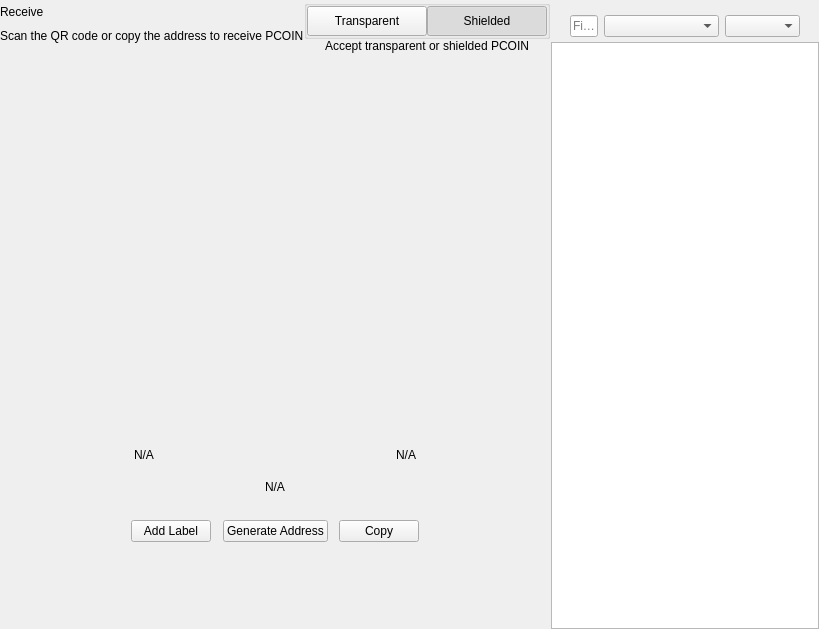
<?xml version="1.0" encoding="UTF-8"?>
<ui version="4.0">
 <class>ReceiveWidget</class>
 <widget class="QWidget" name="ReceiveWidget">
  <property name="geometry">
   <rect>
    <x>0</x>
    <y>0</y>
    <width>819</width>
    <height>629</height>
   </rect>
  </property>
  <property name="minimumSize">
   <size>
    <width>0</width>
    <height>0</height>
   </size>
  </property>
  <property name="windowTitle">
   <string notr="true">N/A</string>
  </property>
  <layout class="QHBoxLayout" name="horizontalLayout_2" stretch="2,1">
   <property name="spacing">
    <number>0</number>
   </property>
   <property name="leftMargin">
    <number>0</number>
   </property>
   <property name="topMargin">
    <number>0</number>
   </property>
   <property name="rightMargin">
    <number>0</number>
   </property>
   <property name="bottomMargin">
    <number>0</number>
   </property>
   <item>
    <widget class="QWidget" name="left" native="true">
     <layout class="QVBoxLayout" name="verticalLayout_3">
      <property name="leftMargin">
       <number>0</number>
      </property>
      <property name="topMargin">
       <number>0</number>
      </property>
      <property name="rightMargin">
       <number>0</number>
      </property>
      <property name="bottomMargin">
       <number>0</number>
      </property>
      <item>
       <layout class="QVBoxLayout" name="verticalLayout_2">
        <property name="spacing">
         <number>0</number>
        </property>
        <property name="leftMargin">
         <number>0</number>
        </property>
        <item>
         <layout class="QHBoxLayout" name="horizontalLayout_3">
          <property name="spacing">
           <number>0</number>
          </property>
          <item>
           <layout class="QVBoxLayout" name="verticalLayout_4">
            <property name="spacing">
             <number>5</number>
            </property>
            <item>
             <widget class="QLabel" name="labelTitle">
              <property name="text">
               <string>Receive</string>
              </property>
             </widget>
            </item>
            <item alignment="Qt::AlignTop">
             <widget class="QLabel" name="labelSubtitle1">
              <property name="text">
               <string>Scan the QR code or copy the address to receive PCOIN</string>
              </property>
             </widget>
            </item>
           </layout>
          </item>
          <item>
           <spacer name="horizontalSpacer">
            <property name="orientation">
             <enum>Qt::Horizontal</enum>
            </property>
            <property name="sizeHint" stdset="0">
             <size>
              <width>40</width>
              <height>20</height>
             </size>
            </property>
           </spacer>
          </item>
          <item>
           <widget class="QWidget" name="containerViewPrivacyChecks" native="true">
            <layout class="QVBoxLayout" name="containerPrivacyChecks">
             <property name="spacing">
              <number>0</number>
             </property>
             <property name="leftMargin">
              <number>0</number>
             </property>
             <property name="topMargin">
              <number>0</number>
             </property>
             <property name="rightMargin">
              <number>0</number>
             </property>
             <property name="bottomMargin">
              <number>0</number>
             </property>
             <item alignment="Qt::AlignHCenter|Qt::AlignVCenter">
              <widget class="QGroupBox" name="groupBox">
               <property name="title">
                <string/>
               </property>
               <layout class="QHBoxLayout" name="horizontalLayout_2_1">
                <property name="spacing">
                 <number>0</number>
                </property>
                <property name="leftMargin">
                 <number>0</number>
                </property>
                <property name="topMargin">
                 <number>0</number>
                </property>
                <property name="rightMargin">
                 <number>0</number>
                </property>
                <property name="bottomMargin">
                 <number>0</number>
                </property>
                <item>
                 <widget class="QPushButton" name="pushLeft">
                  <property name="minimumSize">
                   <size>
                    <width>120</width>
                    <height>30</height>
                   </size>
                  </property>
                  <property name="maximumSize">
                   <size>
                    <width>120</width>
                    <height>30</height>
                   </size>
                  </property>
                  <property name="focusPolicy">
                   <enum>Qt::NoFocus</enum>
                  </property>
                  <property name="text">
                   <string>Transparent</string>
                  </property>
                  <property name="checkable">
                   <bool>true</bool>
                  </property>
                  <property name="autoExclusive">
                   <bool>true</bool>
                  </property>
                 </widget>
                </item>
                <item>
                 <widget class="QPushButton" name="pushRight">
                  <property name="minimumSize">
                   <size>
                    <width>120</width>
                    <height>30</height>
                   </size>
                  </property>
                  <property name="maximumSize">
                   <size>
                    <width>120</width>
                    <height>30</height>
                   </size>
                  </property>
                  <property name="focusPolicy">
                   <enum>Qt::NoFocus</enum>
                  </property>
                  <property name="text">
                   <string>Shielded</string>
                  </property>
                  <property name="checkable">
                   <bool>true</bool>
                  </property>
                  <property name="checked">
                   <bool>true</bool>
                  </property>
                  <property name="autoExclusive">
                   <bool>true</bool>
                  </property>
                 </widget>
                </item>
               </layout>
              </widget>
             </item>
             <item alignment="Qt::AlignHCenter|Qt::AlignTop">
              <widget class="QLabel" name="labelSubtitle2">
               <property name="text">
                <string>Accept transparent or shielded PCOIN</string>
               </property>
               <property name="alignment">
                <set>Qt::AlignRight|Qt::AlignTrailing|Qt::AlignVCenter</set>
               </property>
              </widget>
             </item>
            </layout>
           </widget>
          </item>
         </layout>
        </item>
        <item>
         <spacer name="verticalSpacer_2">
          <property name="orientation">
           <enum>Qt::Vertical</enum>
          </property>
          <property name="sizeType">
           <enum>QSizePolicy::Expanding</enum>
          </property>
          <property name="sizeHint" stdset="0">
           <size>
            <width>20</width>
            <height>50</height>
           </size>
          </property>
         </spacer>
        </item>
        <item alignment="Qt::AlignHCenter">
         <widget class="QWidget" name="layoutQR" native="true">
          <property name="maximumSize">
           <size>
            <width>510</width>
            <height>16777215</height>
           </size>
          </property>
          <layout class="QVBoxLayout" name="verticalLayoutQr">
           <item>
            <spacer name="verticalSpacer11">
             <property name="orientation">
              <enum>Qt::Vertical</enum>
             </property>
             <property name="sizeType">
              <enum>QSizePolicy::Fixed</enum>
             </property>
             <property name="sizeHint" stdset="0">
              <size>
               <width>20</width>
               <height>20</height>
              </size>
             </property>
            </spacer>
           </item>
           <item alignment="Qt::AlignHCenter">
            <widget class="QLabel" name="labelQrImg">
             <property name="minimumSize">
              <size>
               <width>260</width>
               <height>260</height>
              </size>
             </property>
             <property name="maximumSize">
              <size>
               <width>260</width>
               <height>260</height>
              </size>
             </property>
             <property name="text">
              <string/>
             </property>
             <property name="alignment">
              <set>Qt::AlignCenter</set>
             </property>
            </widget>
           </item>
           <item>
            <spacer name="verticalSpacer_21">
             <property name="orientation">
              <enum>Qt::Vertical</enum>
             </property>
             <property name="sizeType">
              <enum>QSizePolicy::Fixed</enum>
             </property>
             <property name="sizeHint" stdset="0">
              <size>
               <width>20</width>
               <height>30</height>
              </size>
             </property>
            </spacer>
           </item>
           <item>
            <widget class="QWidget" name="widget" native="true">
             <property name="minimumSize">
              <size>
               <width>0</width>
               <height>0</height>
              </size>
             </property>
             <layout class="QHBoxLayout" name="horizontalLayout_5">
              <item>
               <widget class="QLabel" name="labelLabel">
                <property name="text">
                 <string notr="true">N/A</string>
                </property>
               </widget>
              </item>
              <item>
               <spacer name="horizontalSpacer_2">
                <property name="orientation">
                 <enum>Qt::Horizontal</enum>
                </property>
                <property name="sizeHint" stdset="0">
                 <size>
                  <width>141</width>
                  <height>20</height>
                 </size>
                </property>
               </spacer>
              </item>
              <item>
               <widget class="QLabel" name="labelDate">
                <property name="text">
                 <string notr="true">N/A</string>
                </property>
                <property name="alignment">
                 <set>Qt::AlignRight|Qt::AlignTrailing|Qt::AlignVCenter</set>
                </property>
               </widget>
              </item>
             </layout>
            </widget>
           </item>
           <item>
            <widget class="QLabel" name="labelAddress">
             <property name="sizePolicy">
              <sizepolicy hsizetype="Expanding" vsizetype="Preferred">
               <horstretch>0</horstretch>
               <verstretch>0</verstretch>
              </sizepolicy>
             </property>
             <property name="minimumSize">
              <size>
               <width>300</width>
               <height>0</height>
              </size>
             </property>
             <property name="text">
              <string notr="true">N/A</string>
             </property>
             <property name="alignment">
              <set>Qt::AlignCenter</set>
             </property>
            </widget>
           </item>
           <item>
            <spacer name="verticalSpacer_4">
             <property name="orientation">
              <enum>Qt::Vertical</enum>
             </property>
             <property name="sizeType">
              <enum>QSizePolicy::Fixed</enum>
             </property>
             <property name="sizeHint" stdset="0">
              <size>
               <width>20</width>
               <height>20</height>
              </size>
             </property>
            </spacer>
           </item>
           <item>
            <layout class="QHBoxLayout" name="horizontalLayout_4">
             <item alignment="Qt::AlignHCenter">
              <widget class="QPushButton" name="pushButtonLabel">
               <property name="focusPolicy">
                <enum>Qt::NoFocus</enum>
               </property>
               <property name="text">
                <string>Add Label</string>
               </property>
              </widget>
             </item>
             <item alignment="Qt::AlignHCenter">
              <widget class="QPushButton" name="pushButtonNewAddress">
               <property name="focusPolicy">
                <enum>Qt::NoFocus</enum>
               </property>
               <property name="text">
                <string>Generate Address</string>
               </property>
              </widget>
             </item>
             <item alignment="Qt::AlignHCenter">
              <widget class="QPushButton" name="pushButtonCopy">
               <property name="focusPolicy">
                <enum>Qt::NoFocus</enum>
               </property>
               <property name="text">
                <string>Copy</string>
               </property>
              </widget>
             </item>
            </layout>
           </item>
           <item>
            <spacer name="verticalSpacer_3">
             <property name="orientation">
              <enum>Qt::Vertical</enum>
             </property>
             <property name="sizeType">
              <enum>QSizePolicy::Expanding</enum>
             </property>
             <property name="sizeHint" stdset="0">
              <size>
               <width>20</width>
               <height>20</height>
              </size>
             </property>
            </spacer>
           </item>
          </layout>
         </widget>
        </item>
        <item>
         <spacer name="verticalSpacer">
          <property name="orientation">
           <enum>Qt::Vertical</enum>
          </property>
          <property name="sizeHint" stdset="0">
           <size>
            <width>20</width>
            <height>40</height>
           </size>
          </property>
         </spacer>
        </item>
       </layout>
      </item>
     </layout>
    </widget>
   </item>
   <item>
    <widget class="QWidget" name="right" native="true">
     <layout class="QVBoxLayout" name="verticalLayout_5">
      <property name="spacing">
       <number>0</number>
      </property>
      <property name="leftMargin">
       <number>1</number>
      </property>
      <property name="topMargin">
       <number>0</number>
      </property>
      <property name="rightMargin">
       <number>0</number>
      </property>
      <property name="bottomMargin">
       <number>0</number>
      </property>
      <item>
       <layout class="QVBoxLayout" name="container_right">
        <property name="spacing">
         <number>0</number>
        </property>
        <property name="leftMargin">
         <number>0</number>
        </property>
        <property name="rightMargin">
         <number>0</number>
        </property>
        <item>
         <layout class="QVBoxLayout" name="verticalLayout">
          <property name="spacing">
           <number>6</number>
          </property>
          <property name="leftMargin">
           <number>19</number>
          </property>
          <property name="rightMargin">
           <number>19</number>
          </property>
          <item>
           <widget class="OptionButton" name="btnRequest" native="true"/>
          </item>
          <item>
           <widget class="OptionButton" name="btnMyAddresses" native="true">
            <property name="sizePolicy">
             <sizepolicy hsizetype="Preferred" vsizetype="Minimum">
              <horstretch>0</horstretch>
              <verstretch>0</verstretch>
             </sizepolicy>
            </property>
           </widget>
          </item>
         </layout>
        </item>
        <item>
         <widget class="QWidget" name="sortWidget" native="true">
          <layout class="QHBoxLayout" name="horizontalLayout_6">
           <property name="leftMargin">
            <number>19</number>
           </property>
           <property name="rightMargin">
            <number>19</number>
           </property>
           <property name="bottomMargin">
            <number>5</number>
           </property>
           <item>
            <widget class="QLineEdit" name="lineEditFilter">
             <property name="sizePolicy">
              <sizepolicy hsizetype="Expanding" vsizetype="Fixed">
               <horstretch>0</horstretch>
               <verstretch>0</verstretch>
              </sizepolicy>
             </property>
             <property name="minimumSize">
              <size>
               <width>0</width>
               <height>0</height>
              </size>
             </property>
             <property name="contextMenuPolicy">
              <enum>Qt::DefaultContextMenu</enum>
             </property>
             <property name="acceptDrops">
              <bool>false</bool>
             </property>
             <property name="maxLength">
              <number>40</number>
             </property>
             <property name="placeholderText">
              <string>Filter</string>
             </property>
            </widget>
           </item>
           <item>
            <spacer name="horizontalSpacer_3">
             <property name="orientation">
              <enum>Qt::Horizontal</enum>
             </property>
             <property name="sizeType">
              <enum>QSizePolicy::Preferred</enum>
             </property>
             <property name="sizeHint" stdset="0">
              <size>
               <width>20</width>
               <height>20</height>
              </size>
             </property>
            </spacer>
           </item>
           <item>
            <widget class="QComboBox" name="comboBoxSort">
             <property name="sizePolicy">
              <sizepolicy hsizetype="Preferred" vsizetype="Fixed">
               <horstretch>0</horstretch>
               <verstretch>0</verstretch>
              </sizepolicy>
             </property>
             <property name="minimumSize">
              <size>
               <width>115</width>
               <height>0</height>
              </size>
             </property>
            </widget>
           </item>
           <item>
            <widget class="QComboBox" name="comboBoxSortOrder">
             <property name="sizePolicy">
              <sizepolicy hsizetype="Preferred" vsizetype="Fixed">
               <horstretch>0</horstretch>
               <verstretch>0</verstretch>
              </sizepolicy>
             </property>
             <property name="minimumSize">
              <size>
               <width>75</width>
               <height>0</height>
              </size>
             </property>
            </widget>
           </item>
          </layout>
          <zorder>comboBoxSort</zorder>
          <zorder>comboBoxSortOrder</zorder>
          <zorder>lineEditFilter</zorder>
         </widget>
        </item>
        <item>
         <widget class="QListView" name="listViewAddress"/>
        </item>
       </layout>
      </item>
     </layout>
    </widget>
   </item>
  </layout>
 </widget>
 <customwidgets>
  <customwidget>
   <class>OptionButton</class>
   <extends>QWidget</extends>
   <header>qt/pcoin/optionbutton.h</header>
   <container>1</container>
  </customwidget>
 </customwidgets>
 <resources/>
 <connections/>
</ui>
